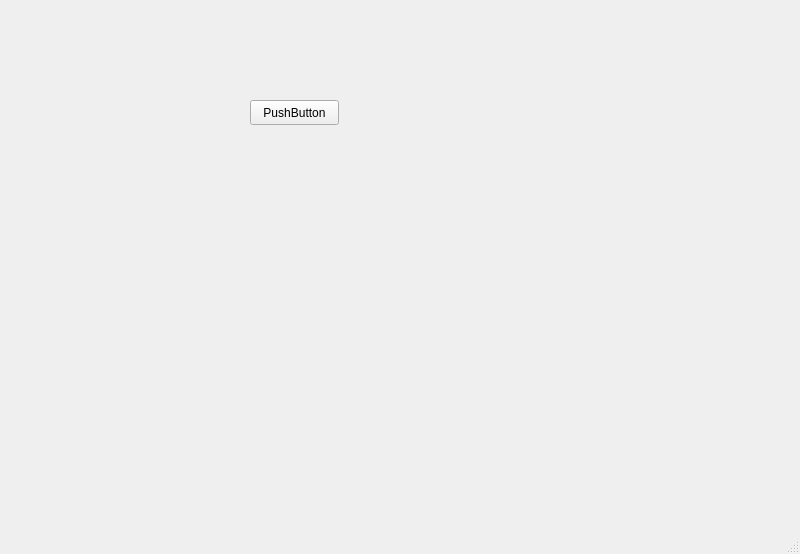
<?xml version="1.0" encoding="UTF-8"?>
<ui version="4.0">
 <class>MainWindow</class>
 <widget class="QMainWindow" name="MainWindow">
  <property name="geometry">
   <rect>
    <x>0</x>
    <y>0</y>
    <width>800</width>
    <height>554</height>
   </rect>
  </property>
  <property name="windowTitle">
   <string>Кун такер</string>
  </property>
  <widget class="QWidget" name="centralwidget">
   <widget class="QPushButton" name="pushButton">
    <property name="geometry">
     <rect>
      <x>250</x>
      <y>100</y>
      <width>89</width>
      <height>25</height>
     </rect>
    </property>
    <property name="text">
     <string>PushButton</string>
    </property>
   </widget>
  </widget>
  <widget class="QMenuBar" name="menubar">
   <property name="geometry">
    <rect>
     <x>0</x>
     <y>0</y>
     <width>800</width>
     <height>22</height>
    </rect>
   </property>
  </widget>
  <widget class="QStatusBar" name="statusbar"/>
 </widget>
 <resources/>
 <connections/>
</ui>
